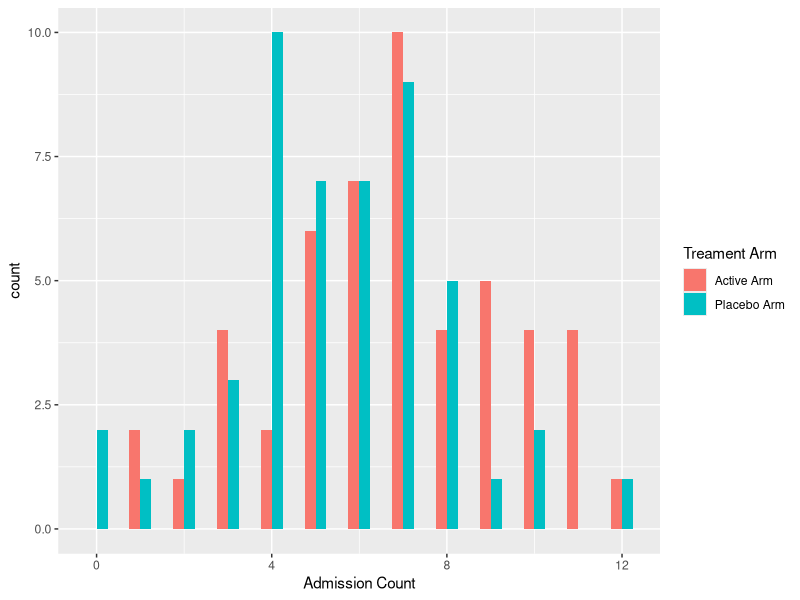
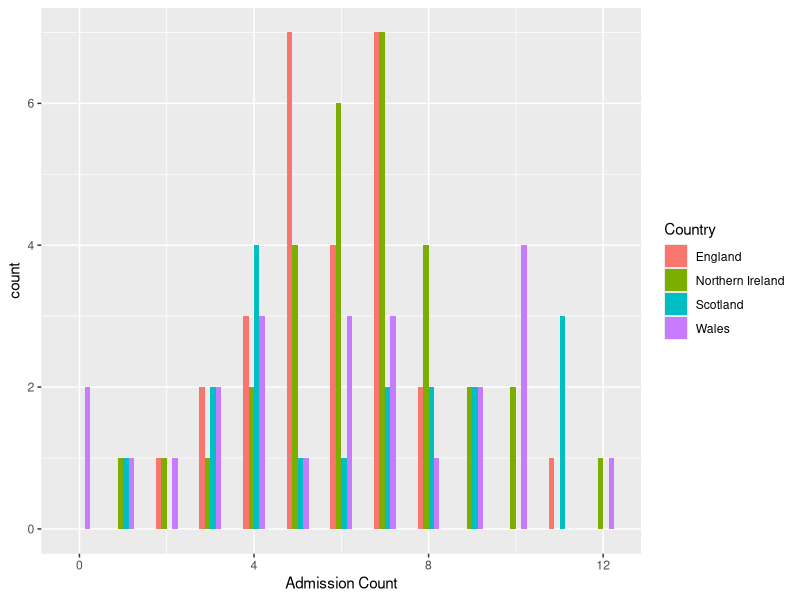
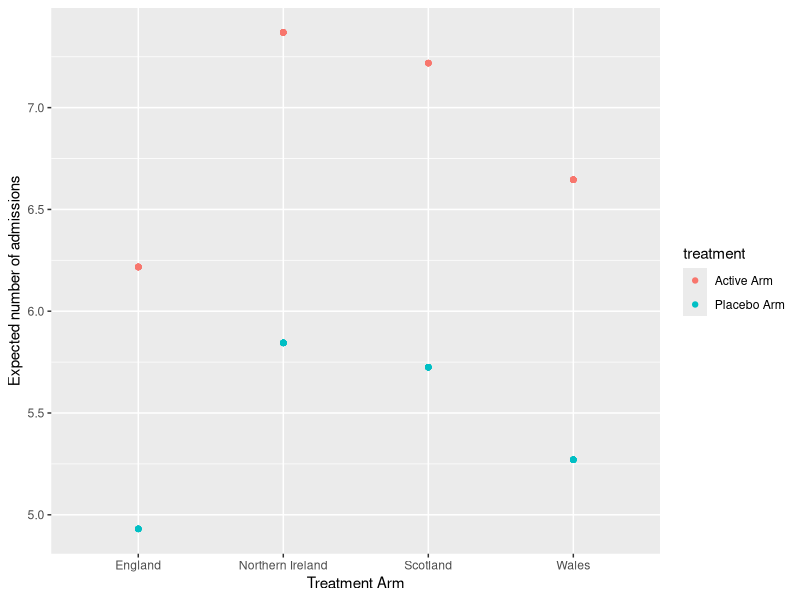

Source code (R) for these figures, in order:
## Simulate Data
set.seed(42)
n<-100
lambda<-6
counts <- rpois(n, lambda)
country <-  factor(sample(1:4, n, replace=T), levels=1:4, labels=c("England","Northern Ireland","Scotland","Wales"))
treatment <- factor(gl(2,n/2), levels=1:2, labels=c("Active Arm", "Placebo Arm"))
print(df <- data.frame(treatment, country, counts))
summary(df)  


#Counts by treatment
with(df, tapply(counts, treatment, function(x) {
  sprintf("M (SD) = %1.2f (%1.2f)", mean(x), sd(x))
}))
#Counts by country
with(df, tapply(counts, country, function(x) {
  sprintf("M (SD) = %1.2f (%1.2f)", mean(x), sd(x))
}))

options(repr.plot.width=4, repr.plot.height=3)
install.packages("ggplot2")
library(ggplot2)
g1<-ggplot(df, aes(counts, fill = treatment)) +
  geom_histogram(binwidth=.5, position="dodge")
g1 + labs(fill = "Treament Arm", x="Admission Count")

g2<-ggplot(df, aes(counts, fill = country)) +
  geom_histogram(binwidth=.5, position="dodge")
g2 + labs(fill = "Country", x = "Admission Count")

summary(m1 <- glm(counts ~ treatment + country, family="poisson", data=df))

#Robust SE's
install.packages("sandwich")
library(sandwich)
cov <- vcovHC(m1, type="HC0")
se <- sqrt(diag(cov))
robust.SE <- cbind(Estimate= coef(m1), "Robust SE" = se, "Pr(>|z|)" = 2 * pnorm(abs(coef(m1)/se)))
robust.SE


pchisq(m1$deviance, df=m1$df.residual, lower.tail=FALSE)

# Update m1 model dropping country
m2 <- update(m1, . ~ . - country)
# Test models with chi square test
anova(m2, m1, test="Chisq")


dp <- data.frame(treatment = factor(1, levels=1, labels=c("Placebo Arm")), country = factor(1:4, levels = 1:4, labels = levels(df$country)))
dp

predict(m1, dp, type="response", se.fit=TRUE)

options(repr.plot.width=10, repr.plot.height=3)
## Calculate and store predicted values
df$pred <- predict(m1, type="response")

# Create the plot
ggplot(df, aes(x = country, y = pred, colour = treatment)) +
  geom_point(aes(y = pred)) + labs(x = "Treatment Arm", y = "Expected number of admissions")
